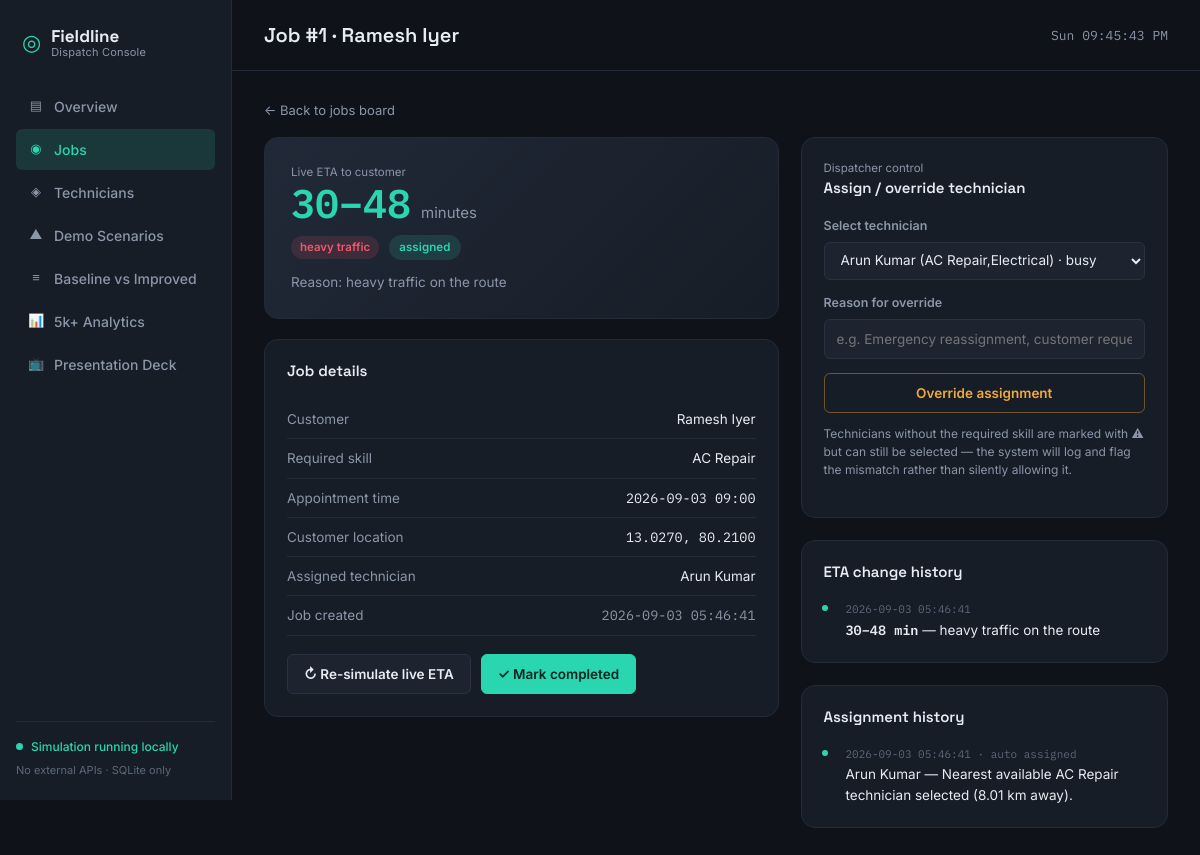
Screenshot of /jobs/1 with the database file from the repository.
### tables this page shows
CREATE TABLE jobs (
    id                      INTEGER PRIMARY KEY AUTOINCREMENT,
    customer_name           TEXT NOT NULL,
    required_skill          TEXT NOT NULL,
    customer_latitude       REAL NOT NULL,
    customer_longitude      REAL NOT NULL,
    appointment_time        TEXT NOT NULL,        -- "YYYY-MM-DDTHH:MM"
    status                  TEXT NOT NULL DEFAULT 'pending', -- pending|assigned|unassigned|completed
    assigned_technician_id  INTEGER,
    eta_low                 INTEGER,
    eta_high                INTEGER,
    traffic_level           TEXT,
    delay_reason            TEXT,
    demo_case               TEXT,                 -- tags one of the 4 required demo edge cases, else NULL
    created_at              TEXT DEFAULT CURRENT_TIMESTAMP,
    FOREIGN KEY (assigned_technician_id) REFERENCES technicians(id)
);

CREATE TABLE technicians (
    id            INTEGER PRIMARY KEY AUTOINCREMENT,
    name          TEXT NOT NULL,
    skills        TEXT NOT NULL,                 -- comma-separated list, e.g. "AC Repair,Electrical"
    availability  TEXT NOT NULL DEFAULT 'available', -- available | busy | unavailable
    latitude      REAL NOT NULL,
    longitude     REAL NOT NULL
);

CREATE TABLE eta_history (
    id          INTEGER PRIMARY KEY AUTOINCREMENT,
    job_id      INTEGER NOT NULL,
    eta_low     INTEGER,
    eta_high    INTEGER,
    reason      TEXT,
    changed_at  TEXT DEFAULT CURRENT_TIMESTAMP,
    FOREIGN KEY (job_id) REFERENCES jobs(id)
);

CREATE TABLE assignment_history (
    id              INTEGER PRIMARY KEY AUTOINCREMENT,
    job_id          INTEGER NOT NULL,
    technician_id   INTEGER,
    action          TEXT NOT NULL,     -- auto_assigned | manual_override | unassigned | completed
    reason          TEXT,
    changed_at      TEXT DEFAULT CURRENT_TIMESTAMP,
    FOREIGN KEY (job_id) REFERENCES jobs(id),
    FOREIGN KEY (technician_id) REFERENCES technicians(id)
);

### app.py (the view)
@app.route("/jobs/<int:job_id>")
def job_detail(job_id):
    conn = get_db()
    job = conn.execute(
        """SELECT jobs.*, technicians.name AS tech_name, technicians.skills AS tech_skills
           FROM jobs LEFT JOIN technicians ON jobs.assigned_technician_id = technicians.id
           WHERE jobs.id=?""",
        (job_id,),
    ).fetchone()
    all_technicians = conn.execute(
        """SELECT * FROM technicians
           ORDER BY CASE WHEN id=? THEN 0 WHEN availability='available' THEN 1 ELSE 2 END, name
           LIMIT 150""",
        (job["assigned_technician_id"] or 0,),
    ).fetchall()
    eta_history = conn.execute(
        "SELECT * FROM eta_history WHERE job_id=? ORDER BY id DESC", (job_id,)
    ).fetchall()
    assignment_history = conn.execute(
        """SELECT assignment_history.*, technicians.name AS tech_name
           FROM assignment_history LEFT JOIN technicians ON assignment_history.technician_id = technicians.id
           WHERE job_id=? ORDER BY id DESC""",
        (job_id,),
    ).fetchall()
    conn.close()
    return render_template(
        "job_detail.html", job=job, technicians=all_technicians,
        eta_history=eta_history, assignment_history=assignment_history,
    )

### app.py (called while the page is built)
def get_db():
    conn = sqlite3.connect(DB_PATH)
    conn.row_factory = sqlite3.Row
    conn.execute("PRAGMA foreign_keys = ON")
    return conn

### templates/job_detail.html (shortened to what this page needs)
{% extends "base.html" %}
{% block page_title %}Job #{{ job.id }} · {{ job.customer_name }}{% endblock %}
{% block content %}
<a href="{{ url_for('jobs') }}" class="text-dim" style="font-size:13px;">← Back to jobs board</a>
<div class="detail-grid" style="margin-top:16px;">
  <div>
    {% if job.eta_low %}
    <div class="eta-hero">
      <div class="panel-eyebrow">Live ETA to customer</div>
      <div>
        <span class="eta-hero-value">{{ job.eta_low }}–{{ job.eta_high }}</span>
        <span class="eta-hero-unit">minutes</span>
      </div>
      <div style="margin-top:10px; display:flex; align-items:center; gap:10px;">
        <span class="traffic-tag traffic-{{ job.traffic_level }}">{{ job.traffic_level }} traffic</span>
        <span class="badge-status badge-{{ job.status }}">{{ job.status }}</span>
      </div>
      <div class="eta-hero-reason">Reason: {{ job.delay_reason }}</div>
    </div>
    {% endif %}
    <div class="panel">
      <div class="panel-head"><h3>Job details</h3></div>
      <div class="info-line"><span class="k">Customer</span><span>{{ job.customer_name }}</span></div>
      <div class="info-line"><span class="k">Required skill</span><span>{{ job.required_skill }}</span></div>
      <div class="info-line"><span class="k">Appointment time</span><span class="mono">{{ job.appointment_time.replace('T',' ') }}</span></div>
      <div class="info-line"><span class="k">Customer location</span><span class="mono">{{ '%.4f'|format(job.customer_latitude) }}, {{ '%.4f'|format(job.customer_longitude) }}</span></div>
      <div class="info-line"><span class="k">Assigned technician</span><span>{{ job.tech_name or '—' }}</span></div>
      <div class="info-line"><span class="k">Job created</span><span class="mono text-dim">{{ job.created_at }}</span></div>
      <div style="display:flex; gap:10px; margin-top:18px;">
        {% if job.status != 'completed' %}
        <form method="POST" action="{{ url_for('resimulate', job_id=job.id) }}">
          <button class="btn-fl" type="submit">↻ Re-simulate live ETA</button>
        </form>
        {% endif %}
        {% if job.status == 'assigned' %}
        <form method="POST" action="{{ url_for('complete_job', job_id=job.id) }}"
              data-confirm="Mark this job as completed and free the technician?">
          <button class="btn-fl btn-fl-primary" type="submit">✓ Mark completed</button>
        </form>
        {% endif %}
      </div>
    </div>
  </div>
  <div>
    <div class="panel">
      <div class="panel-head">
        <div>
          <div class="panel-eyebrow">Dispatcher control</div>
          <h3>Assign / override technician</h3>
        </div>
      </div>
      <form method="POST" action="{{ url_for('override_job', job_id=job.id) }}">
        <div class="field-row">
          <label class="form-label-fl">Select technician</label>
          <select class="form-control-fl" name="technician_id" required>
            {% for t in technicians %}
            <option value="{{ t.id }}" {{ 'selected' if job.assigned_technician_id==t.id }}>
              {{ t.name }} ({{ t.skills }}) · {{ t.availability }}
            </option>
            {% endfor %}
          </select>
        </div>
        <div class="field-row">
          <label class="form-label-fl">Reason for override</label>
          <input class="form-control-fl" type="text" name="reason" placeholder="e.g. Emergency reassignment, customer requested sooner slot">
        </div>
        <button class="btn-fl btn-fl-warn" type="submit" style="width:100%;">Override assignment</button>
      </form>
      <p class="text-dim" style="font-size:12px; margin-top:12px;">
        Technicians without the required skill are marked with ⚠ but can still be selected — the system will log
        and flag the mismatch rather than silently allowing it.
      </p>
    </div>
    <div class="panel">
      <div class="panel-head"><h3>ETA change history</h3></div>
      {% if eta_history %}
      <ul class="timeline">
        {% for h in eta_history %}
        <li>
          <div class="timeline-time">{{ h.changed_at }}</div>
          <div class="timeline-text"><span class="eta-readout" style="font-size:13.5px;">{{ h.eta_low }}–{{ h.eta_high }} min</span> — {{ h.reason }}</div>
        </li>
        {% endfor %}
      </ul>
      {% else %}
      <div class="empty-state">No ETA history yet.</div>
      {% endif %}
    </div>
    <div class="panel">
      <div class="panel-head"><h3>Assignment history</h3></div>
      {% if assignment_history %}
      <ul class="timeline">
        {% for h in assignment_history %}
        <li>
          <div class="timeline-time">{{ h.changed_at }} · {{ h.action.replace('_',' ') }}</div>
          <div class="timeline-text">{{ h.tech_name or 'Unassigned' }} — {{ h.reason }}</div>
        </li>
        {% endfor %}
      </ul>
      {% else %}
      <div class="empty-state">No assignment history yet.</div>
      {% endif %}
    </div>
  </div>
</div>
{% endblock %}

### static/css/style.css (style rules this page uses)
:root { --bg: #0F1319; --panel: #171D26; --panel-alt: #1D2430; --panel-raised: #212938; --border: #2A3242; --border-soft: #232B39; --text: #E7ECF3; --text-dim: #8B96A8; --text-faint: #5C6779; --teal: #2AD6B0; --teal-dim: rgba(42,214,176,0.14); --amber: #F2A93B; --amber-dim: rgba(242,169,59,0.14); --red: #F0576B; --red-dim: rgba(240,87,107,0.14); --blue: #4C8DFF; --blue-dim: rgba(76,141,255,0.14); --radius-sm: 6px; --radius-md: 10px; --radius-lg: 14px; }
* { box-sizing: border-box; }
body { background: var(--bg); color: var(--text); font-family: 'Inter', -apple-system, sans-serif; font-size: 14.5px; margin: 0; min-height: 100vh; }
h1,h2,h3,h4 { font-family: 'Space Grotesk', sans-serif; color: var(--text); margin: 0 0 4px 0; }
a { color: var(--blue); text-decoration: none; }
.mono { font-family: 'IBM Plex Mono', monospace; }
.panel { background: var(--panel); border: 1px solid var(--border-soft); border-radius: var(--radius-lg); padding: 22px; margin-bottom: 22px; }
.panel-head { display:flex; align-items:center; justify-content:space-between; margin-bottom: 16px; }
.panel-head h3 { font-size: 15px; font-weight: 600; }
.panel-eyebrow { font-size: 11.5px; color: var(--text-dim); margin-bottom: 2px; }
.badge-status { display:inline-flex; align-items:center; gap:5px; padding: 4px 10px; border-radius: 999px; font-size: 11.5px; font-weight: 600; letter-spacing: .01em; }
.badge-assigned, .badge-available { background: var(--teal-dim); color: var(--teal); }
.traffic-tag { font-size: 11.5px; padding: 3px 9px; border-radius: 999px; font-weight:600; }
.traffic-heavy { background: var(--red-dim); color: var(--red); }
.eta-readout { font-family: 'IBM Plex Mono', monospace; font-weight: 600; font-size: 15px; color: var(--text); }
.btn-fl { display:inline-flex; align-items:center; justify-content:center; gap:6px; font-family:'Inter',sans-serif; font-weight: 600; font-size: 13.5px; padding: 9px 16px; border-radius: var(--radius-sm); border: 1px solid var(--border); background: var(--panel-alt); color: var(--text); cursor: pointer; transition: background .12s ease, border-color .12s ease; }
.btn-fl-primary { background: var(--teal); color: #062622; border-color: var(--teal); }
.btn-fl-warn { background: transparent; color: var(--amber); border-color: rgba(242,169,59,.4); }
.form-label-fl { font-size: 12.5px; color: var(--text-dim); font-weight:600; margin-bottom:6px; display:block; }
.form-control-fl, select.form-control-fl { width:100%; background: var(--panel-alt); border: 1px solid var(--border); color: var(--text); border-radius: var(--radius-sm); padding: 9px 12px; font-family:'Inter',sans-serif; font-size: 13.5px; }
.field-row { margin-bottom: 14px; }
.detail-grid { display:grid; grid-template-columns: 1.4fr 1fr; gap: 22px; }
.eta-hero { background: linear-gradient(135deg, var(--panel-raised), var(--panel)); border: 1px solid var(--border-soft); border-radius: var(--radius-lg); padding: 26px; margin-bottom: 20px; }
.eta-hero-value { font-family:'IBM Plex Mono',monospace; font-size: 40px; font-weight: 600; color: var(--teal); line-height:1; }
.eta-hero-unit { font-size: 15px; color: var(--text-dim); margin-left:6px; }
.eta-hero-reason { margin-top: 12px; font-size: 13.5px; color: var(--text-dim); }
.timeline { list-style:none; margin:0; padding:0; }
.timeline li { position: relative; padding: 0 0 18px 20px; border-left: 2px solid var(--border-soft); }
.timeline li:last-child { border-color: transparent; padding-bottom: 0; }
.timeline li::before { content:''; position:absolute; left:-6px; top:2px; width:10px; height:10px; border-radius: 50%; background: var(--teal); border: 2px solid var(--panel); }
.timeline-time { font-family:'IBM Plex Mono',monospace; font-size: 11px; color: var(--text-faint); }
.timeline-text { font-size: 13.5px; margin-top: 2px; }
.info-line { display:flex; justify-content:space-between; padding: 9px 0; border-bottom: 1px solid var(--border-soft); font-size: 13.5px; }
.info-line .k { color: var(--text-dim); }
.text-dim { color: var(--text-dim); }

### rows the page displays
jobs: id "1", customer_name "Ramesh Iyer", eta_low "30", eta_high "48", traffic_level "heavy", status "assigned", delay_reason "heavy traffic on the route", required_skill "AC Repair", appointment_time.replace "2026-09-03 09:00", customer_latitude "13.0270", customer_longitude "80.2100", created_at "2026-09-03 05:46:41"
technicians: name "Arun Kumar"
eta_history: changed_at "2026-09-03 05:46:41", eta_low "30", eta_high "48", reason "heavy traffic on the route"
assignment_history: changed_at "2026-09-03 05:46:41", action.replace "auto assigned", name "Arun Kumar", reason "Nearest available AC Repair technician selected (8.01 km away)."

### other values shown
form field technician_id "Arun Kumar (AC Repair,Electrical) · busy"
